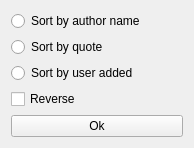
<?xml version="1.0" encoding="UTF-8"?>
<ui version="4.0">
 <class>Form</class>
 <widget class="QWidget" name="Form">
  <property name="geometry">
   <rect>
    <x>0</x>
    <y>0</y>
    <width>194</width>
    <height>133</height>
   </rect>
  </property>
  <property name="windowTitle">
   <string>Sort Quotes</string>
  </property>
  <layout class="QVBoxLayout" name="verticalLayout">
   <item>
    <widget class="QRadioButton" name="sortByNameRadioButton">
     <property name="text">
      <string>Sort by author name</string>
     </property>
     <attribute name="buttonGroup">
      <string notr="true">buttonGroup</string>
     </attribute>
    </widget>
   </item>
   <item>
    <widget class="QRadioButton" name="sortByQuoteRadioButton">
     <property name="text">
      <string>Sort by quote</string>
     </property>
     <attribute name="buttonGroup">
      <string notr="true">buttonGroup</string>
     </attribute>
    </widget>
   </item>
   <item>
    <widget class="QRadioButton" name="sortByUserAddedRadioButton">
     <property name="text">
      <string>Sort by user added</string>
     </property>
     <attribute name="buttonGroup">
      <string notr="true">buttonGroup</string>
     </attribute>
    </widget>
   </item>
   <item>
    <widget class="QCheckBox" name="reverseCheckBox">
     <property name="text">
      <string>Reverse</string>
     </property>
    </widget>
   </item>
   <item>
    <widget class="QPushButton" name="submitPushButton">
     <property name="text">
      <string>Ok</string>
     </property>
    </widget>
   </item>
  </layout>
 </widget>
 <resources/>
 <connections/>
 <buttongroups>
  <buttongroup name="buttonGroup"/>
 </buttongroups>
</ui>
